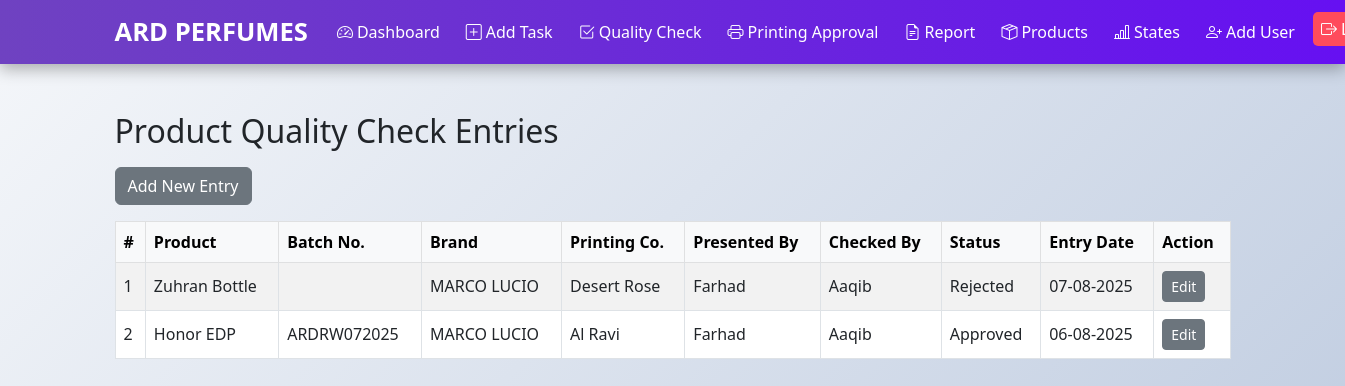
Page /view_product_quality_check.php (signed in) on the earlier database version.
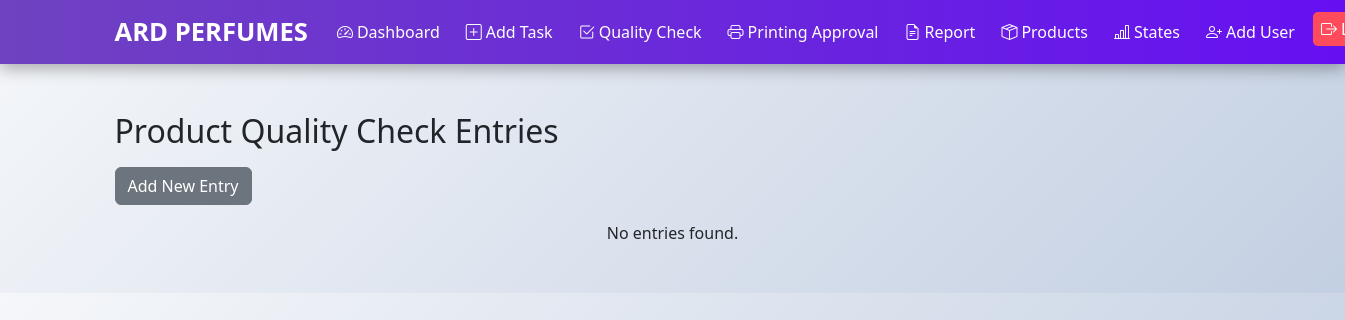
Same page on the later database version.
### tables this page shows
CREATE TABLE `Product_quality_check` (
  `id` int(11) NOT NULL,
  `product_name` varchar(255) NOT NULL,
  `batch_number` varchar(100) DEFAULT NULL,
  `brand_name` varchar(255) NOT NULL,
  `printing_company` varchar(255) DEFAULT NULL,
  `presented_by` varchar(255) DEFAULT NULL,
  `checked_by` varchar(255) DEFAULT NULL,
  `status` varchar(100) DEFAULT NULL,
  `entry_date` timestamp NOT NULL DEFAULT CURRENT_TIMESTAMP
);

### view_product_quality_check.php (the view, shortened to what this page needs)
<?php
require 'includes/db.php';
$stmt = $pdo->query("SELECT * FROM Product_quality_check ORDER BY entry_date DESC");
$entries = $stmt->fetchAll();
require 'includes/header.php';
?>
<div class="container my-5">
    <h2 class="mb-3 text-center text-md-start">Product Quality Check Entries</h2>
    <div class="d-flex justify-content-center justify-content-md-start">
        <a href="add_product_quality_check.php" class="btn btn-secondary mb-3">Add New Entry</a>
    </div>
    <?php if (count($entries) === 0): ?>
        <p class="text-center">No entries found.</p>
    <?php else: ?>
        <div class="table-responsive">
            <table class="table table-bordered table-striped align-middle text-nowrap">
                <thead class="table-light">
                    <tr>
                        <th>#</th>
                        <th>Product</th>
                        <th>Batch No.</th>
                        <th>Brand</th>
                        <th>Printing Co.</th>
                        <th>Presented By</th>
                        <th>Checked By</th>
                        <th>Status</th>
                        <th>Entry Date</th>
                        <th>Action</th>
                    </tr>
                </thead>
                <tbody>
                    <?php $serial = 1; ?>
                    <?php foreach ($entries as $entry): ?>
                        <tr>
                            <td><?= $serial++ ?></td>
                            <td><?= htmlspecialchars($entry['product_name']) ?></td>
                            <td><?= htmlspecialchars($entry['batch_number']) ?></td>
                            <td><?= htmlspecialchars($entry['brand_name']) ?></td>
                            <td><?= htmlspecialchars($entry['printing_company']) ?></td>
                            <td><?= htmlspecialchars($entry['presented_by']) ?></td>
                            <td><?= htmlspecialchars($entry['checked_by']) ?></td>
                            <td><?= htmlspecialchars($entry['status']) ?></td>
                            <td><?= htmlspecialchars(date('d-m-Y', strtotime($entry['entry_date']))) ?></td>
                            <td>
                                <a href="edit_product_quality_check.php?id=<?= $entry['id'] ?>" class="btn btn-sm btn-secondary">Edit</a>
                            </td>
                        </tr>
                    <?php endforeach; ?>
                </tbody>
            </table>
        </div>
    <?php endif; ?>
</div>

Differences in the rows shown:
removed product_quality_check: product_name "Zuhran Bottle", brand_name "MARCO LUCIO", printing_company "Desert Rose", presented_by "Farhad", checked_by "Aaqib", status "Rejected", entry_date "07-08-2025"
removed product_quality_check: product_name "Honor EDP", batch_number "ARDRW072025", brand_name "MARCO LUCIO", printing_company "Al Ravi", presented_by "Farhad", checked_by "Aaqib", status "Approved", entry_date "06-08-2025"
Other differences:
text no longer shown: "# Product Batch No. Brand Printing Co. Presented By Checked By Status Entry Date Action"
text now shown: "No entries found."
